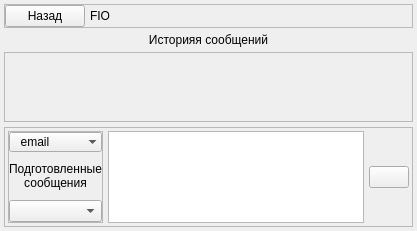
          <widget class="QWidget" name="page_write_message">
           <layout class="QVBoxLayout" name="verticalLayout_11">
            <property name="spacing">
             <number>5</number>
            </property>
            <property name="leftMargin">
             <number>4</number>
            </property>
            <property name="topMargin">
             <number>4</number>
            </property>
            <property name="rightMargin">
             <number>4</number>
            </property>
            <property name="bottomMargin">
             <number>4</number>
            </property>
            <item>
             <widget class="QFrame" name="frame_title_message">
              <property name="cursor">
               <cursorShape>ArrowCursor</cursorShape>
              </property>
              <property name="frameShape">
               <enum>QFrame::StyledPanel</enum>
              </property>
              <property name="frameShadow">
               <enum>QFrame::Raised</enum>
              </property>
              <layout class="QHBoxLayout" name="horizontalLayout_9">
               <property name="spacing">
                <number>5</number>
               </property>
               <property name="leftMargin">
                <number>0</number>
               </property>
               <property name="topMargin">
                <number>0</number>
               </property>
               <property name="rightMargin">
                <number>0</number>
               </property>
               <property name="bottomMargin">
                <number>0</number>
               </property>
               <item alignment="Qt::AlignLeft">
                <widget class="QPushButton" name="pushButton_back_message">
                 <property name="cursor">
                  <cursorShape>PointingHandCursor</cursorShape>
                 </property>
                 <property name="text">
                  <string>Назад</string>
                 </property>
                 <property name="icon">
                  <iconset resource="../icons/icons.qrc">
                   <normaloff>:/icons/arrow/left-arrow-2.png</normaloff>:/icons/arrow/left-arrow-2.png</iconset>
                 </property>
                 <property name="iconSize">
                  <size>
                   <width>20</width>
                   <height>20</height>
                  </size>
                 </property>
                </widget>
               </item>
               <item>
                <widget class="QLabel" name="label_fio_message">
                 <property name="sizePolicy">
                  <sizepolicy hsizetype="Expanding" vsizetype="Preferred">
                   <horstretch>0</horstretch>
                   <verstretch>0</verstretch>
                  </sizepolicy>
                 </property>
                 <property name="text">
                  <string>FIO</string>
                 </property>
                 <property name="wordWrap">
                  <bool>true</bool>
                 </property>
                </widget>
               </item>
              </layout>
             </widget>
            </item>
            <item>
             <widget class="QLabel" name="label_history_message">
              <property name="text">
               <string>Иcторияя сообщений</string>
              </property>
              <property name="alignment">
               <set>Qt::AlignCenter</set>
              </property>
             </widget>
            </item>
            <item>
             <widget class="QScrollArea" name="scrollArea_all_message">
              <property name="widgetResizable">
               <bool>true</bool>
              </property>
              <widget class="QWidget" name="widgetContents_all_message">
               <property name="geometry">
                <rect>
                 <x>0</x>
                 <y>0</y>
                 <width>903</width>
                 <height>441</height>
                </rect>
               </property>
               <layout class="QVBoxLayout" name="verticalLayout_all_message">
                <property name="spacing">
                 <number>4</number>
                </property>
                <property name="leftMargin">
                 <number>3</number>
                </property>
                <property name="topMargin">
                 <number>3</number>
                </property>
                <property name="rightMargin">
                 <number>3</number>
                </property>
                <property name="bottomMargin">
                 <number>3</number>
                </property>
               </layout>
              </widget>
             </widget>
            </item>
            <item>
             <widget class="QFrame" name="frame_3">
              <property name="maximumSize">
               <size>
                <width>16777215</width>
                <height>100</height>
               </size>
              </property>
              <property name="frameShape">
               <enum>QFrame::StyledPanel</enum>
              </property>
              <property name="frameShadow">
               <enum>QFrame::Raised</enum>
              </property>
              <layout class="QGridLayout" name="gridLayout">
               <property name="leftMargin">
                <number>3</number>
               </property>
               <property name="topMargin">
                <number>3</number>
               </property>
               <property name="rightMargin">
                <number>3</number>
               </property>
               <property name="bottomMargin">
                <number>3</number>
               </property>
               <property name="horizontalSpacing">
                <number>5</number>
               </property>
               <property name="verticalSpacing">
                <number>3</number>
               </property>
               <item row="0" column="0" rowspan="3">
                <widget class="QFrame" name="frame_bottom_info">
                 <property name="frameShape">
                  <enum>QFrame::StyledPanel</enum>
                 </property>
                 <property name="frameShadow">
                  <enum>QFrame::Raised</enum>
                 </property>
                 <layout class="QVBoxLayout" name="verticalLayout_12">
                  <property name="spacing">
                   <number>5</number>
                  </property>
                  <property name="leftMargin">
                   <number>0</number>
                  </property>
                  <property name="topMargin">
                   <number>0</number>
                  </property>
                  <property name="rightMargin">
                   <number>0</number>
                  </property>
                  <property name="bottomMargin">
                   <number>0</number>
                  </property>
                  <item>
                   <widget class="QComboBox" name="comboBox_social_network">
                    <property name="maximumSize">
                     <size>
                      <width>100</width>
                      <height>16777215</height>
                     </size>
                    </property>
                    <property name="cursor">
                     <cursorShape>PointingHandCursor</cursorShape>
                    </property>
                    <property name="sizeAdjustPolicy">
                     <enum>QComboBox::AdjustToContentsOnFirstShow</enum>
                    </property>
                    <property name="iconSize">
                     <size>
                      <width>20</width>
                      <height>20</height>
                     </size>
                    </property>
                    <property name="duplicatesEnabled">
                     <bool>false</bool>
                    </property>
                    <property name="frame">
                     <bool>false</bool>
                    </property>
                    <item>
                     <property name="text">
                      <string>  email</string>
                     </property>
                     <property name="icon">
                      <iconset resource="../icons/icons.qrc">
                       <normaloff>:/icons/socialNetwork/email.png</normaloff>:/icons/socialNetwork/email.png</iconset>
                     </property>
                    </item>
                    <item>
                     <property name="text">
                      <string>  telegram</string>
                     </property>
                     <property name="icon">
                      <iconset resource="../icons/icons.qrc">
                       <normaloff>:/icons/socialNetwork/telegram.png</normaloff>:/icons/socialNetwork/telegram.png</iconset>
                     </property>
                    </item>
                    <item>
                     <property name="text">
                      <string>  vk</string>
                     </property>
                     <property name="icon">
                      <iconset resource="../icons/icons.qrc">
                       <normaloff>:/icons/socialNetwork/vk.png</normaloff>:/icons/socialNetwork/vk.png</iconset>
                     </property>
                    </item>
                   </widget>
                  </item>
                  <item alignment="Qt::AlignHCenter|Qt::AlignVCenter">
                   <widget class="QLabel" name="label_info_message">
                    <property name="sizePolicy">
                     <sizepolicy hsizetype="Fixed" vsizetype="Fixed">
                      <horstretch>0</horstretch>
                      <verstretch>0</verstretch>
                     </sizepolicy>
                    </property>
                    <property name="minimumSize">
                     <size>
                      <width>89</width>
                      <height>28</height>
                     </size>
                    </property>
                    <property name="text">
                     <string>Подготовленные сообщения</string>
                    </property>
                    <property name="alignment">
                     <set>Qt::AlignCenter</set>
                    </property>
                    <property name="wordWrap">
                     <bool>true</bool>
                    </property>
                   </widget>
                  </item>
                  <item>
                   <widget class="QComboBox" name="comboBox_prepared_message">
                    <property name="cursor">
                     <cursorShape>PointingHandCursor</cursorShape>
                    </property>
                   </widget>
                  </item>
                 </layout>
                </widget>
               </item>
               <item row="0" column="1" rowspan="3">
                <widget class="QTextEdit" name="textEdit_message"/>
               </item>
               <item row="1" column="2">
                <widget class="QPushButton" name="pushButton_emit_message">
                 <property name="cursor">
                  <cursorShape>PointingHandCursor</cursorShape>
                 </property>
                 <property name="text">
                  <string/>
                 </property>
                 <property name="icon">
                  <iconset resource="../icons/icons.qrc">
                   <normaloff>:/icons/arrow/right-arrow-3.png</normaloff>:/icons/arrow/right-arrow-3.png</iconset>
                 </property>
                 <property name="iconSize">
                  <size>
                   <width>32</width>
                   <height>32</height>
                  </size>
                 </property>
                </widget>
               </item>
              </layout>
             </widget>
            </item>
           </layout>
          </widget>
